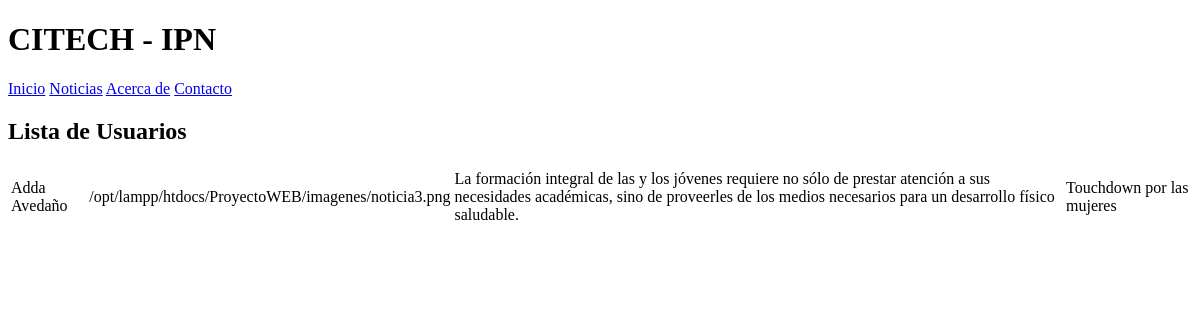
Before: /php/noticia.php?titulo=Touchdown por las mujeres with the older database file.
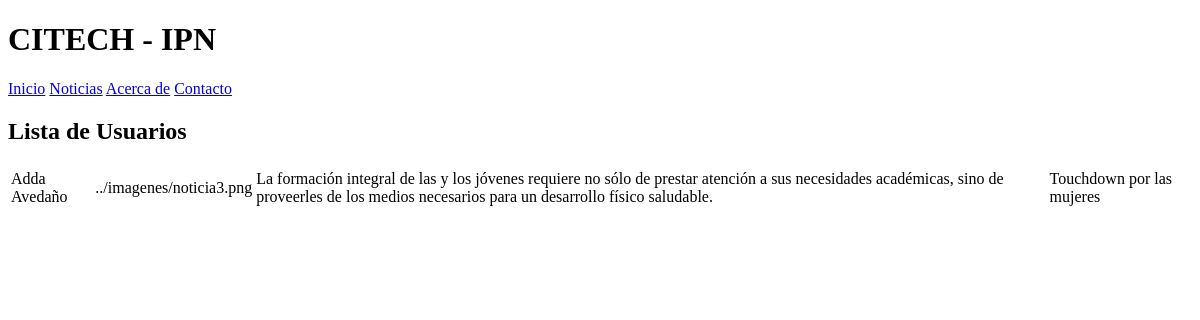
After: the same page with the newer database file.
### tables this page shows
CREATE TABLE `Noticias` (
  `id_noticia` int(20) NOT NULL,
  `autor` varchar(30) NOT NULL,
  `imagen` varchar(300) NOT NULL,
  `texto` varchar(5000) NOT NULL,
  `tituloNot` varchar(30) NOT NULL
);

### php/noticia.php (the view, shortened to what this page needs)
<?php
$host = 'localhost';
$db   = 'ProyectoWEB';
$user = 'root';
$pass = '';
$conexion = new mysqli($host, $user, $pass, $db);
if(isset($_GET['titulo'])){
    $titulo=$_GET['titulo'];
}
else{
    header("Location: noticias.php");
    exit();
}
$sql= "SELECT * FROM Noticias WHERE tituloNot=?";
$stmt=$conexion->prepare($sql);
$stmt->bind_param("s",$titulo);
$stmt->execute();
$dato=$stmt->get_result();
?>
<!DOCTYPE html>
<html lang="es">
<head>
</head>
<body>
<header>
    <h1>CITECH - IPN</h1>
</header>
<nav>
    <a href="../html/index.html">Inicio</a>
    <a href="../php/noticias.php">Noticias</a>
    <a href="../html/AcercaDe.html">Acerca de</a>
    <a href="../html/index.html#contacto">Contacto</a>
</nav>
<h2>Lista de Usuarios</h2>
<table>
    <tbody>
        <tr>
        <?php while ($row = $dato->fetch_assoc()): ?>
            <tr>
                <td><?php echo htmlspecialchars($row['autor']); ?></td>
                <td><?php echo htmlspecialchars($row['imagen']); ?></td>
                <td><?php echo htmlspecialchars($row['texto']); ?></td>
                <td><?php echo htmlspecialchars($row['tituloNot']); ?></td>
            </tr>
        <?php endwhile; ?>
        </tr>
    </tbody>
</table>
</body>
</html>

Changed rows visible on the page:
changed noticias "Adda Avedaño": imagen "/opt/lampp/htdocs/ProyectoWEB/imagenes/noticia3.png" → "../imagenes/noticia3.png"
